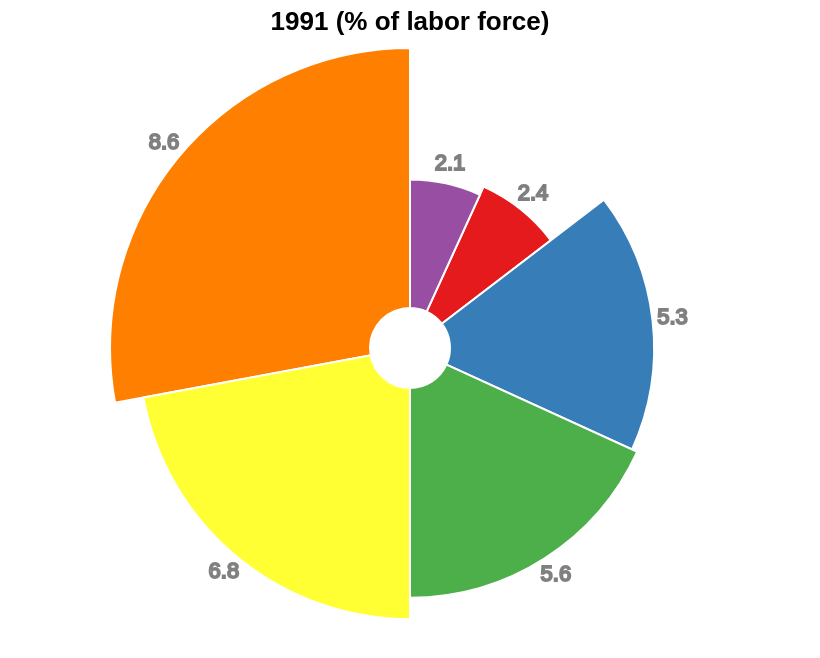

Specify this chart in Vega-Lite:
### Vega-Lite specification from a JSON file in a GitHub repository (floating-point values rounded to 4 significant figures)
{"$schema": "https://vega.github.io/schema/vega-lite/v5.json", "description": "A simple radial chart with embedded data.", "background": null, "title": "1991 (% of labor force)", "width": 400, "height": 300, "data": {"values": [2.4, 5.3, 5.6, 2.1, 8.6, 6.8]}, "layer": [{"mark": {"type": "arc", "innerRadius": 20, "stroke": "#fff"}}, {"mark": {"type": "text", "radiusOffset": 10, "stroke": "grey"}, "encoding": {"text": {"field": "data", "type": "quantitative"}}}], "encoding": {"theta": {"field": "data", "type": "quantitative", "stack": true}, "radius": {"field": "data", "scale": {"type": "sqrt", "zero": true, "rangeMin": 20}}, "color": {"field": "data", "type": "nominal", "legend": null, "scale": {"range": ["#984EA3", "#E41A1C", "#377EB8", "#4DAF4A", "#FFFF33", "#FF7F00"]}}}}
